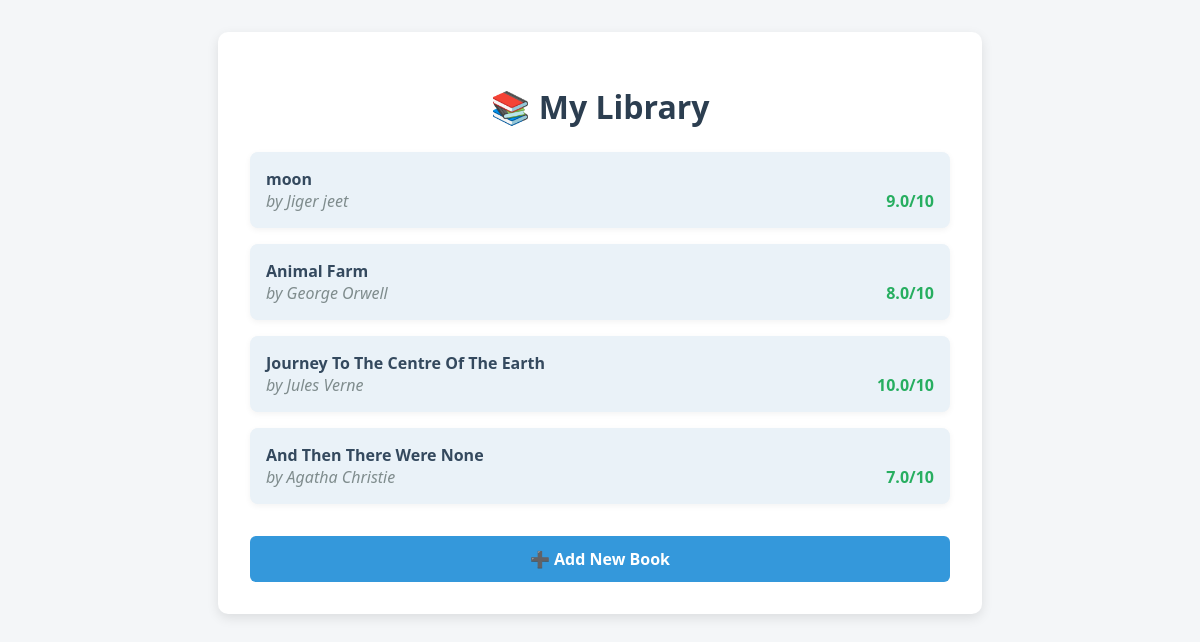
The page / on the database its author committed.
### main.py (models this page shows)
class Book(db.Model):
    id: Mapped[int] = mapped_column(Integer, primary_key=True)
    title: Mapped[str] = mapped_column(String(250), unique=True, nullable=False)
    author: Mapped[str] = mapped_column(String(250), nullable=False)
    rating: Mapped[float] = mapped_column(Float, nullable=False)

### main.py (the view)
@app.route('/')
def home():
    return render_template("index.html",books=Book.query.all())

### templates/index.html (shortened to what this page needs)
<!DOCTYPE html>
<html lang="en">
<head>
</head>
<body>
  <div class="container">
    <h1>📚 My Library</h1>
    {% if books %}
      <ul>
        {% for book in books %}
          <li>
            <span class="book-title">{{ book.title }}</span><br>
            <span class="book-author">by {{ book.author }}</span>
            <span class="book-rating">{{ book.rating }}/10</span>
          </li>
        {% endfor %}
      </ul>
    {% else %}
      <p class="empty">Library is empty.</p>
    {% endif %}
    <a class="add-link" href="{{ url_for('add') }}">➕ Add New Book</a>
  </div>
</body>
</html>

### templates/index.html (style rules this page uses)
body { font-family: 'Segoe UI', sans-serif; background: #f4f6f8; margin: 0; padding: 2rem; color: #333; }
.container { max-width: 700px; margin: auto; background: #fff; padding: 2rem; border-radius: 10px; box-shadow: 0 4px 12px rgba(0,0,0,0.1); }
h1 { text-align: center; color: #2c3e50; margin-bottom: 1.5rem; }
ul { list-style: none; padding: 0; }
li { background: #eaf2f8; margin-bottom: 1rem; padding: 1rem; border-radius: 8px; box-shadow: 0 2px 6px rgba(0,0,0,0.05); transition: transform 0.2s ease; }
.add-link { display: block; text-align: center; margin-top: 2rem; text-decoration: none; background: #3498db; color: white; padding: 0.75rem 1.5rem; border-radius: 6px; font-weight: bold; transition: background 0.3s ease; }
.book-title { font-weight: bold; color: #34495e; }
.book-author { font-style: italic; color: #7f8c8d; }
.book-rating { float: right; color: #27ae60; font-weight: bold; }

### rows shown on the page
Book: title "moon", author "Jiger jeet", rating "9.0"
Book: title "Animal Farm", author "George Orwell", rating "8.0"
Book: title "Journey To The Centre Of The Earth", author "Jules Verne", rating "10.0"
Book: title "And Then There Were None", author "Agatha Christie", rating "7.0"
